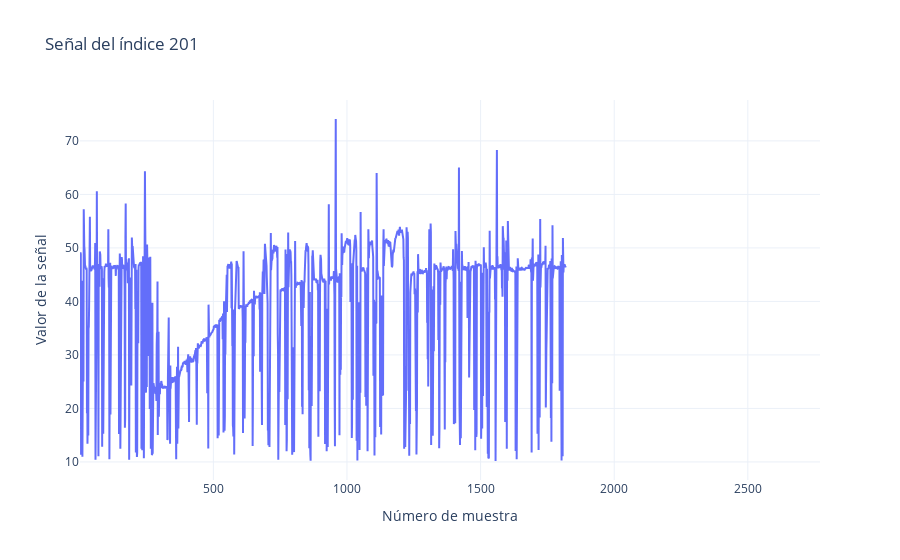

Notebook code for this chart:
### Code cell
plot_signal_by_index(dataset, 201)

### Figure 1 — Plotly figure (JSON) as saved in the notebook; plotly's stock layout.template omitted (floating-point values rounded to 4 significant figures; data arrays with more than 128 entries replaced by an {"elided": "..."} marker saying what was removed)
{"data": [{"hovertemplate": "Muestra: %{x}<br>Valor: %{y:.2f}", "mode": "lines", "name": "Señal de índice 201", "type": "scatter", "x": {"elided": "2770 int values"}, "y": {"elided": "2770 float values"}}], "layout": {"title": {"text": "Señal del índice 201"}, "xaxis": {"title": {"text": "Número de muestra"}}, "yaxis": {"title": {"text": "Valor de la señal"}}}}
